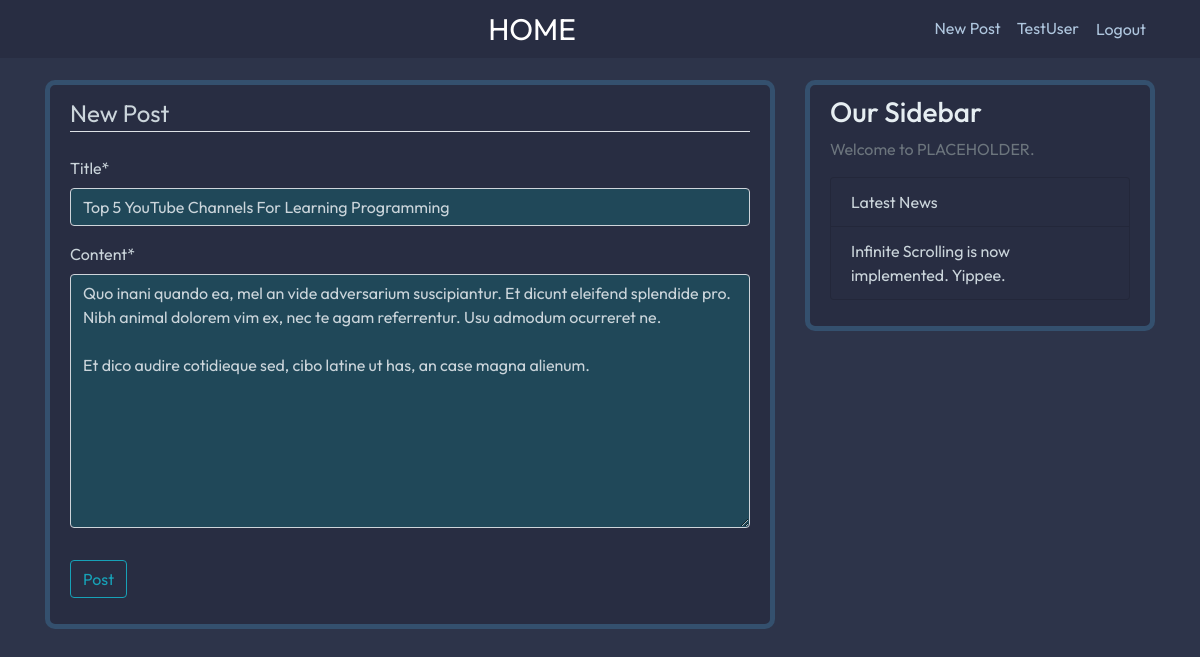
Page /post/32/update/ (signed in) on the committed database.
### feed/models.py (models this page shows, shortened)
class Post(models.Model):
	title = models.CharField(max_length=100)
	content = models.TextField(max_length=100)
	date_posted = models.DateTimeField(default=timezone.now)
	author = models.ForeignKey(User, on_delete=models.CASCADE)

### feed/views.py (the view, shortened to what this page needs)
# urls.py: path('post/<int:pk>/update/', PostUpdateView.as_view(), name='post-update'),
class PostUpdateView(LoginRequiredMixin, UserPassesTestMixin, UpdateView):
	model = Post
	fields = ['title', 'content']
	def test_func(self):
		post = self.get_object()
		if self.request.user == post.author:
			return True
		return False

### feed/templates/feed/post_form.html (shortened to what this page needs)
{% extends "feed/base.html" %}
{% load crispy_forms_tags %}
{% block content %}
	<div class="content-section">
		<form method="POST">
			<fieldset class="form-group">
				<legend class="border-bottom mb-4">New Post</legend>
				{{ form|crispy }}
			</fieldset>
			<div class="form-group">
				<button class="btn btn-outline-info" type="submit">Post</button>
			</div>
		</form>
	</div>
{% endblock content %}

### feed/templates/feed/base.html (shortened to what this page needs)
{% load static %}
<!DOCTYPE html>
<html>
<head>
    <link rel="stylesheet" href="https://cdn.jsdelivr.net/npm/bootstrap@4.0.0/dist/css/bootstrap.min.css">
    <link rel="stylesheet" type="text/css" href="{% static 'main.css' %}">
</head>
<body>
	<header class="site-header">
	  <nav class="navbar navbar-expand-md navbar-dark bg-steel fixed-top">
	    <div class="container">
	      <a class="navbar-brand mr-4" href="/">HOME</a>
	      <div class="collapse navbar-collapse" id="navbarToggle">
	        <div class="navbar-nav">
	        	{% if user.is_authenticated %}
	        		<a class="nav-item nav-link" href="{% url 'post-create' %}">New Post</a>
	        		<a class="nav-item nav-link" href="{% url 'profile' %}">{{ user.username }}</a>
	          		<form method="POST" action="{% url 'logout' %}">
    				<button class="btn btn-link nav-item nav-link" type="submit">Logout</button>
					</form>
	         	{% else %}
	          		<a class="nav-item nav-link" href="{% url 'login' %}">Login</a>
	          		<a class="nav-item nav-link" href="{% url 'register' %}">Register</a>
	         	{% endif %}
	        </div>
	      </div>
	    </div>
	  </nav>
	</header>
	<main role="main" class="container">
	  <div class="row">
	    <div class="col-md-8">
	      {% block content %}{% endblock %}
	    </div>
	    <div class="col-md-4">
	      <div class="content-section-nav">
	        <h3>Our Sidebar</h3>
	        <p class='text-muted'>Welcome to PLACEHOLDER.
	          <ul class="list-group">
	            <li class="list-group-item list-group-item">Latest News</li>
	            <li class="list-group-item list-group-item">Infinite Scrolling is now implemented. Yippee.</li>
	          </ul>
	        </p>
	      </div>
	    </div>
	  </div>
	</main>
</body>
</html>

### static/main.css (style rules this page uses)
body { background: #2D344A; font-family: "Outfit", sans-serif; color: #cbd5db; margin-top: 5rem; }
h1, h2, h3, h4, h5, h6 { color: #E6EEF2; }
ul { margin: 0; }
.form-control { background-color: #204859; color:#cbd5db; }
.navbar-brand { font-family: "Outfit", sans-serif; font-size: 30px; position:fixed; right:50%; }
.bg-steel { background-color: #282D42; }
.site-header .navbar-nav .nav-link { color: #AFC6DE; }
.content-section { background: #282D42; padding: 10px 20px; border: 5px solid #34506E; border-radius: 10px; margin-bottom: 15px; }
.content-section-nav { position: sticky; top:80px; background: #282D42; padding: 10px 20px; border: 5px solid #34506E; border-radius: 10px; margin-bottom: 15px; }
.list-group-item { background: #282D42; }

### rows in the picture
Post: title "Top 5 YouTube Channels For Learning Programming", content "Quo inani quando ea, mel an vide adversarium suscipiantur. Et dicunt eleifend splendide pro. Nibh animal dolorem vim ex, nec te agam referrentur. Usu admodum ocurreret ne. Et dico audire cotidieque sed, cibo latine ut has, an case magna alienum."

### other values in the picture
{{ user.username }} "TestUser"
